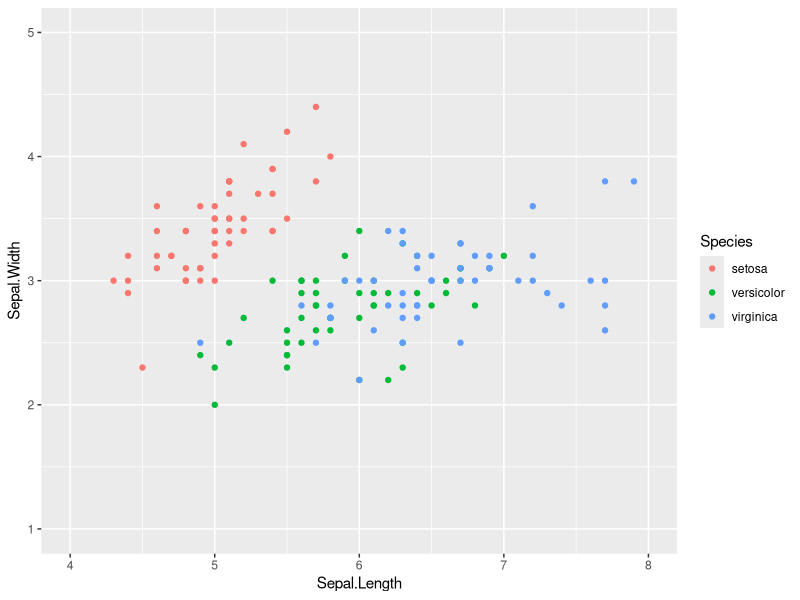
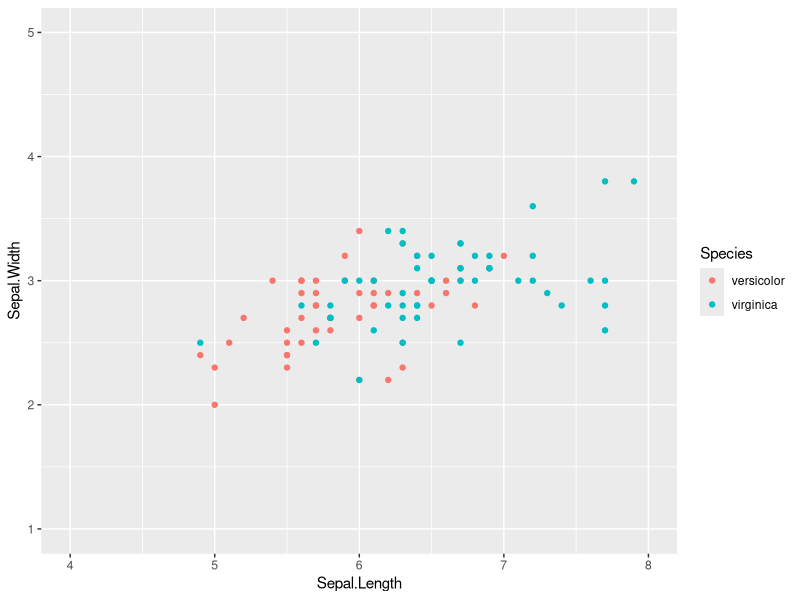
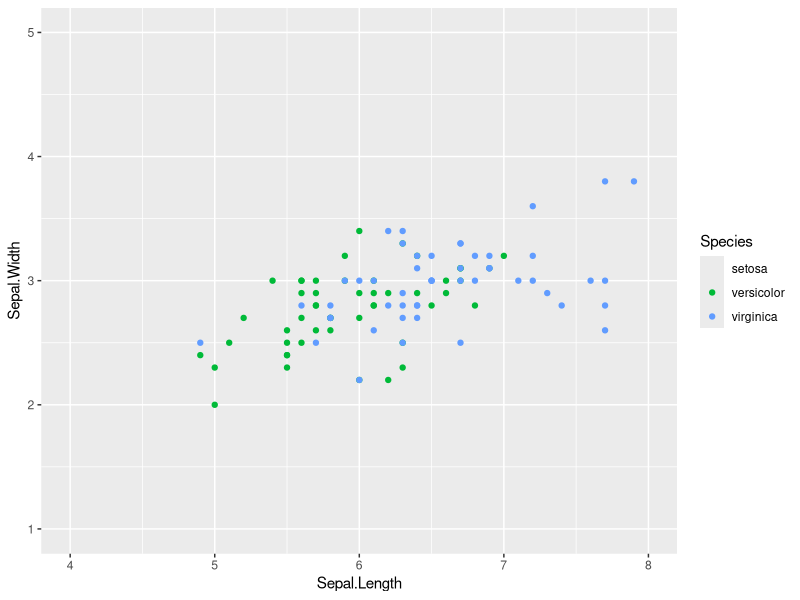

Here is the R script that generated these plots, in order:
# This demonstrates how to keep color consistent even
# when you filter out data.

library(ggplot2)
library(scales)

# Load test dataset
data("iris")

# Plot the iris dataset
p <- ggplot(iris, aes(x = Sepal.Length, y = Sepal.Width, color = Species))
p <- p + geom_point()
p <- p + xlim(4, 8)
p <- p + ylim(1, 5)
print(p)

# Filter out "setosa" points
df <- subset(iris, Species != "setosa")

# Plot the filtered dataset
p <- ggplot(df, aes(x = Sepal.Length, y = Sepal.Width, color = Species))
p <- p + geom_point()
p <- p + xlim(4, 8)
p <- p + ylim(1, 5)
print(p)

# Note that the plot now assigns red to "versicolor", and
# "setosa" doesn't even show up on the legend anymore.

# We can the "limits" attribute to indicate color should
# still consider all the levels found in the original dataset.

p <- ggplot(df, aes(x = Sepal.Length, y = Sepal.Width, color = Species))
p <- p + geom_point()
p <- p + xlim(4, 8)
p <- p + ylim(1, 5)

# This is where we force the color calculation to consider
# the original unfiltered dataset.
p <- p + scale_colour_discrete(limits = levels(iris$Species))
print(p)
